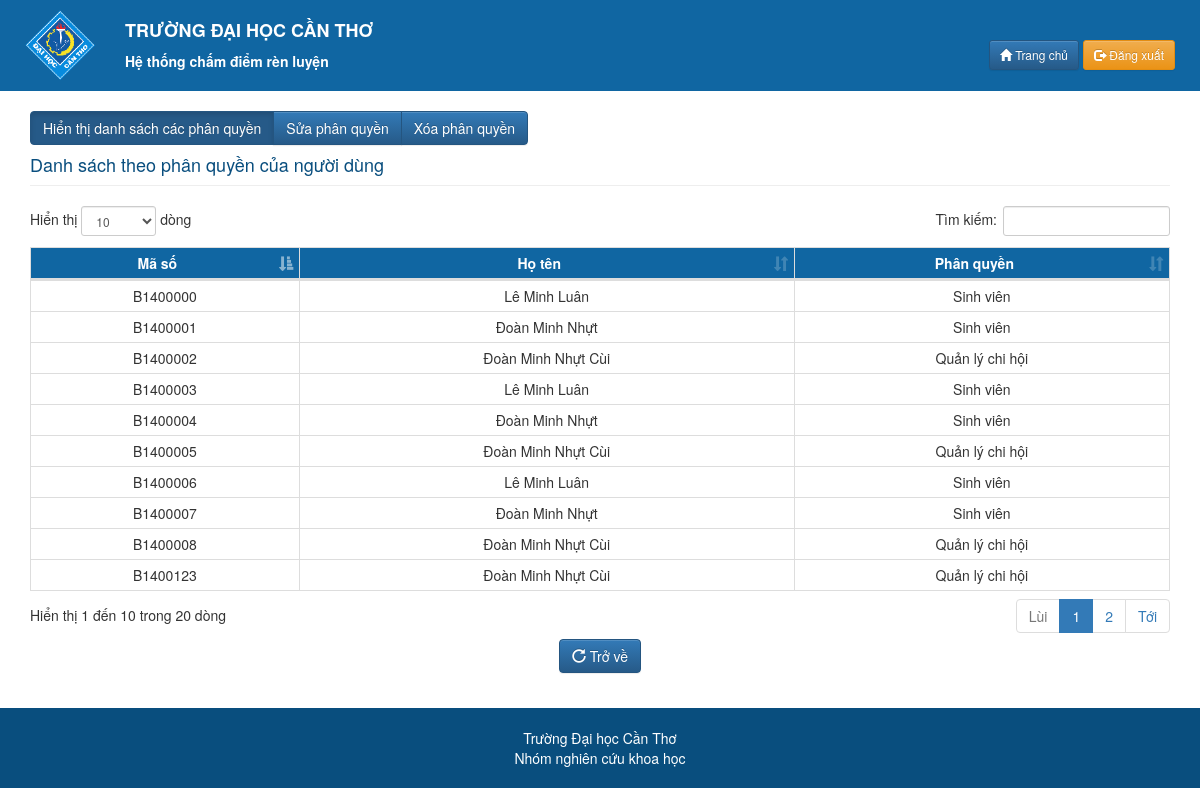
The app's page /view/permission.php with its own data.
### tables this page shows
CREATE TABLE `account` (
  `idAccount` varchar(10) NOT NULL,
  `accountName` varchar(45) DEFAULT NULL,
  `birthday` date DEFAULT NULL,
  `address` varchar(100) DEFAULT NULL,
  `sex` varchar(4) DEFAULT NULL,
  `phone` int(11) DEFAULT NULL,
  `email` varchar(150) DEFAULT NULL,
  `password` varchar(50) DEFAULT NULL,
  `Permission_position` varchar(200) NOT NULL,
  `Academy_idAcademy` varchar(10) NOT NULL,
  `Class_idClass` varchar(10) NOT NULL
);

### model/AccountMod.php (called while the page is built, shortened)
<?php
  class AccountMod{
    private $conn2sql;
    function __construct(){
    $this->conn2sql = new ConnectToSQL();
    }
      public function getAllAccount(){
          $list = array();
          $sql = "SELECT * FROM Account ";
          $this->conn2sql->Connect();
          $result = $this->conn2sql->conn->query($sql);
          if ($result->num_rows > 0) {
              $k = 0;
              while ($row = $result->fetch_assoc()) {
                  $account = new AccountObj;
                  $account->setIdAccount($row["idAccount"]);
                  $account->setAccountName($row["accountName"]);
                  $account->setBirthday($row["birthday"]);
                  $account->setAddress($row["address"]);
                  $account->setSex($row["sex"]);
                  $account->setPhone($row["phone"]);
                  $account->setEmail($row["email"]);
                  $account->setPassword("don't know");
                  $account->setPermission_position($row["Permission_position"]);
                  $list[$k] = $account;
                  $k++;
              }
          } else {
              return 0;
          }
          $this->conn2sql->Stop();
          return $list;
      }
  }
  ?>

### model/ConnectToSQL.php (called while the page is built, shortened)
<?php
Class ConnectToSQL
{
    public function Connect()
    {
        $this->conn = new mysqli('localhost', 'root','', 'managementscore');
    }
}
?>

### model/AccountObj.php (called while the page is built, shortened)
<?php
 class AccountObj{
	 private $idAccount;
	 private $accountName;
   private $Permission_position;
   function __construct(
    $idAccount = '',
    $accountName = '',
    $birthday = '',
    $address = '',
    $sex = '',
    $phone = 0,
    $email = '',
    $password = '',
    $Permission_position = ''
    ){
     $this->idAccount = $idAccount;
  	 $this->accountName = $accountName;
     $this->Permission_position = $Permission_position;
	 }
   public function getIdAccount(){
     return $this->idAccount;
   }
   public function getAccountName(){
     return $this->accountName;
   }
   public function getPermission_position(){
     return $this->Permission_position;
   }
   public function setIdAccount($idAccount){
     $this->idAccount = $idAccount;
   }
   public function setAccountName($accountName){
     $this->accountName = $accountName;
   }
   public function setPermission_position($Permission_position){
     $this->Permission_position = $Permission_position;
   }
 }
 ?>

### view/permission.php (the view, shortened to what this page needs)
<?php
  require_once "../controller/header.php"
?>
    <div id="div-list-permission" class="academy-action-list">
      <div class="row">
        <div class="col-sm-12">
          <h4>Danh sách theo phân quyền của người dùng</h4>
          <hr>
          <form action="#" method="post">
            <table id="tbl-list" class="table table-hover table-condensed table-bordered">
              <thead>
                <tr>
                  <th>Mã số</th>
                  <th>Họ tên</th>
                  <th>Phân quyền</th>
                </tr>
              </thead>
              <tbody class="text-center">
                <?php
                 $accountArr = (new AccountMod())->getAllAccount();
                 foreach ($accountArr as $key => $value) {
                   echo '<tr>';
                   echo '<td>'.$accountArr[$key]->getIdAccount().'</td>';
                   echo '<td>'.$accountArr[$key]->getAccountName().'</td>';
                   echo '<td>'.$accountArr[$key]->getPermission_position().'</td>';
                   echo '</tr>';
                 }
                 ?>
              </tbody>
            </table>
            <div class="form-group text-right">
              <button type="submit" name="btn-submit" value="list" class="center-block btn btn-primary">
                            <span class="glyphicon glyphicon-repeat"></span> Trở về
                        </button>
            </div>
          </form>
        </div>
      </div>
    </div>
  <?php
  	require_once "../controller/footer.php";
  ?>

### controller/header.php (shortened to what this page needs)
<!DOCTYPE html>
<html lang="en">
<head>
  <link rel="stylesheet" href="../public/bootstrap/css/bootstrap.min.css">
  <link rel="stylesheet" href="../public/bootstrap/css/bootstrap-theme.min.css">
  <link rel="stylesheet" type="text/css" href="../public/style/dataTables.bootstrap.min.css">
  <link rel="stylesheet" href="../public/style/style.css">
</head>
<body>
  <div class="banner container-fluid">
    <div class="col-sm-2 logo">
      <img src="../public/img/logo.gif" width="70" alt="">
    </div>
    <div class="banner-title col-sm-8">
      <h4><strong>TRƯỜNG ĐẠI HỌC CẦN THƠ</strong></h4>
      <p><strong>Hệ thống chấm điểm rèn luyện</strong></p>
    </div>
    <div class="banner-action col-sm-2 text-right">
      <a href="main.php" class="btn btn-primary btn-sm">
        <span class="glyphicon glyphicon-home"></span> Trang chủ</a>
      <a href="../controller/account/account.logout.php" class="btn btn-warning btn-sm">
        <span class="glyphicon glyphicon-log-out"></span> Đăng xuất</a>
    </div>
  </div>

### controller/footer.php (shortened to what this page needs)
<br />
<footer class="footer text-center">
    Trường Đại học Cần Thơ <br> Nhóm nghiên cứu khoa học
</footer>
</body>
</html>

### public/style/style.css (style rules this page uses)
.banner { color: #ffffff; background-color: #1066A2; padding: 10px; }
.banner .logo { width: 100px; }
.banner .banner-title { width: 300px; }
.banner .banner-action { width: 220px; padding-top: 30px; float: right; }
footer { padding: 20px; background-color: #094E7E; color: #fff; width: 100%; }
.main-academy-container h4 { color: #094E7E; }
.main-academy-container hr { margin-top: 0; }
.academy-action-list .table thead { background-color: #1066A2; color: #ffffff; }
.academy-action-list .table thead th { text-align: center !important; }
.academy-action-list .table tbody tr td:first-child, .academy-action-list .table tbody tr td:last-child { text-align: center; }

### records on screen
account: idAccount "B1400000", accountName "Lê Minh Luân", Permission_position "Sinh viên"
account: idAccount "B1400001", accountName "Đoàn Minh Nhựt", Permission_position "Sinh viên"
account: idAccount "B1400002", accountName "Đoàn Minh Nhựt Cùi", Permission_position "Quản lý chi hội"
account: idAccount "B1400003", accountName "Lê Minh Luân", Permission_position "Sinh viên"
account: idAccount "B1400004", accountName "Đoàn Minh Nhựt", Permission_position "Sinh viên"
account: idAccount "B1400005", accountName "Đoàn Minh Nhựt Cùi", Permission_position "Quản lý chi hội"
account: idAccount "B1400006", accountName "Lê Minh Luân", Permission_position "Sinh viên"
account: idAccount "B1400007", accountName "Đoàn Minh Nhựt", Permission_position "Sinh viên"
account: idAccount "B1400008", accountName "Đoàn Minh Nhựt Cùi", Permission_position "Quản lý chi hội"
account: idAccount "B1400123", accountName "Đoàn Minh Nhựt Cùi", Permission_position "Quản lý chi hội"
